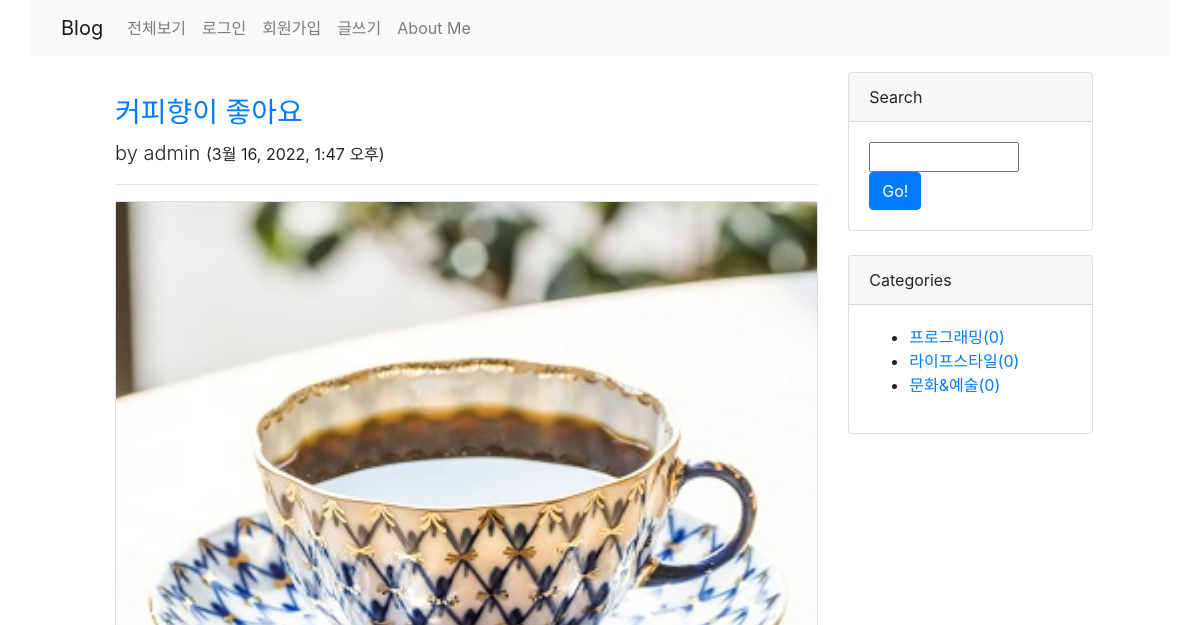
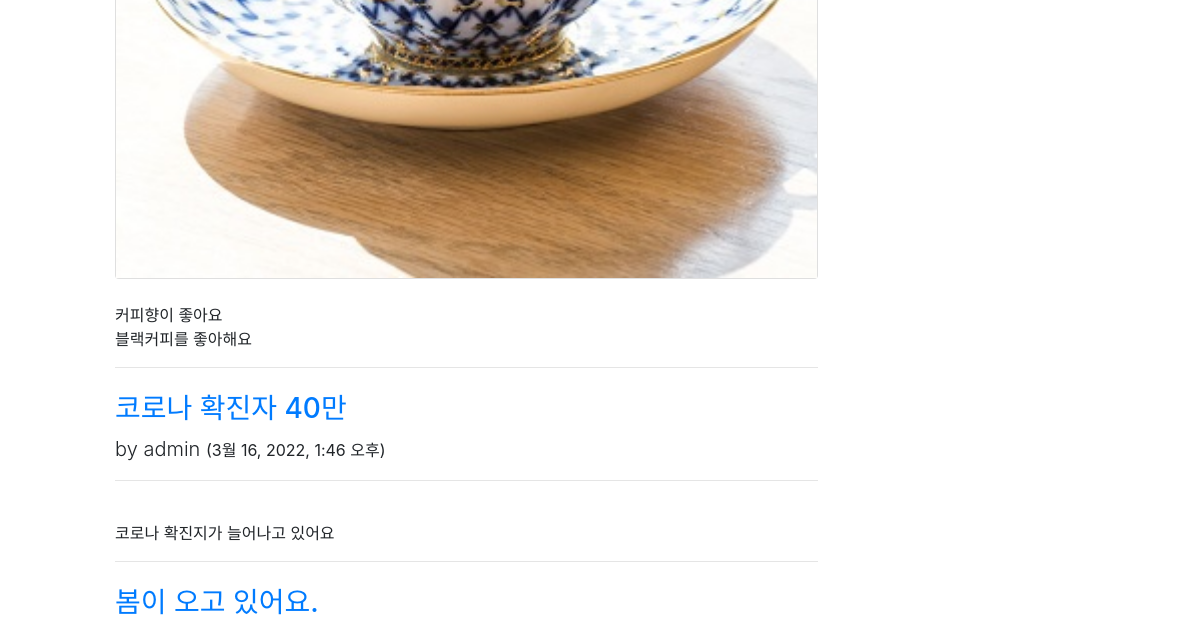
/blog/ (upper part), run on an earlier commit of the app's database (2 pictures, top to bottom).
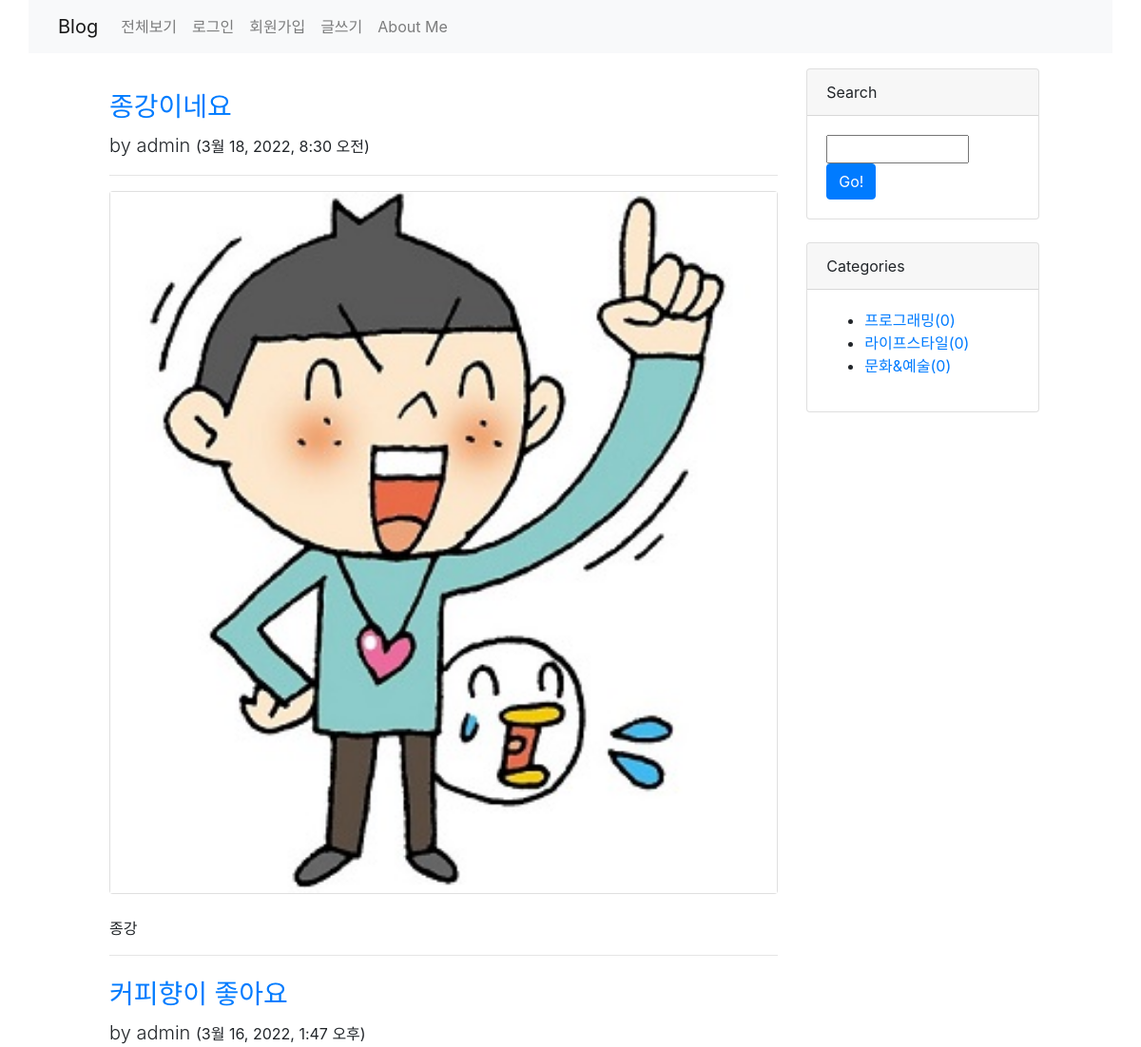
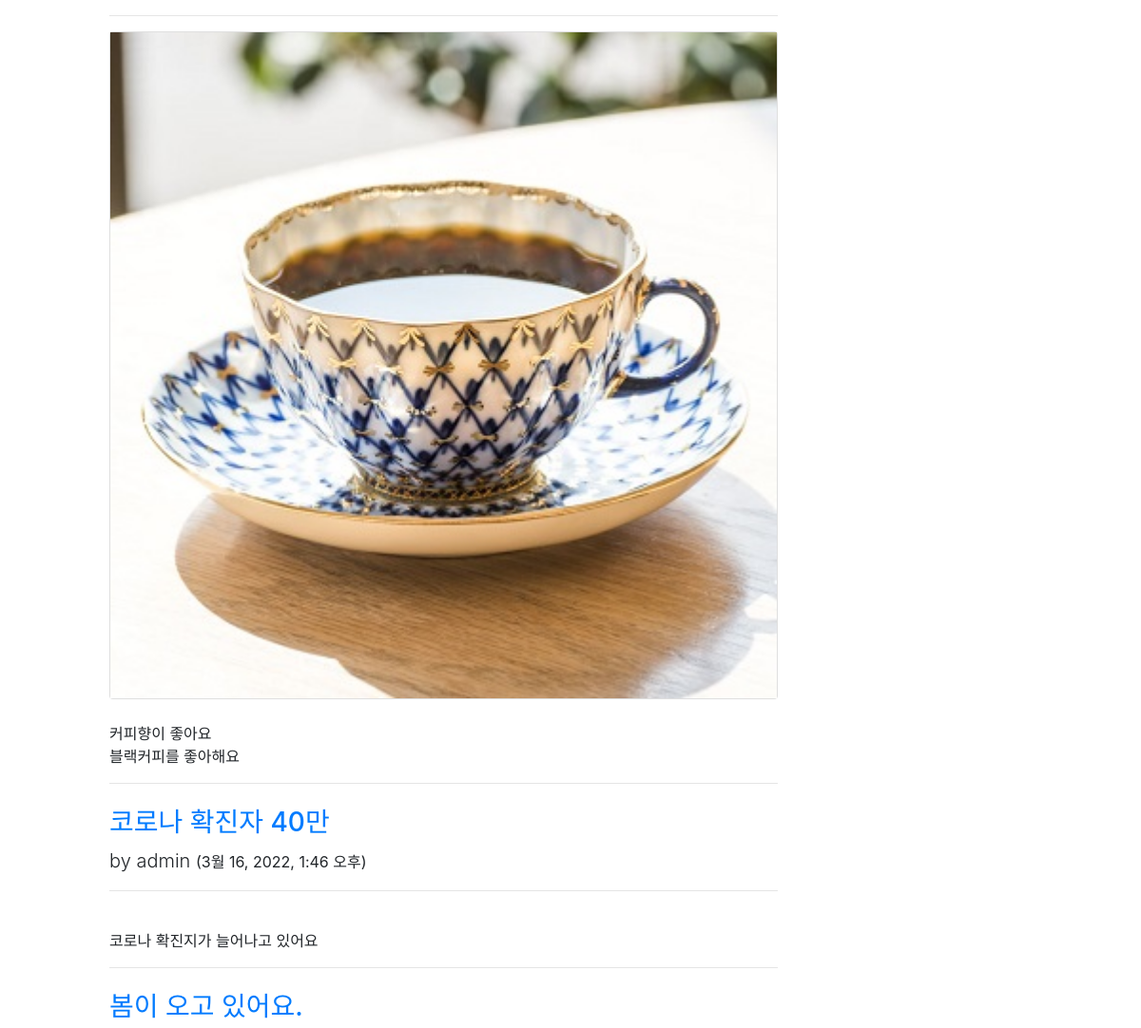
And on a later commit of the database (2 pictures, top to bottom).
### blog/models.py (models this page shows, shortened)
class Post(models.Model):
    author = models.ForeignKey(User, on_delete=models.CASCADE)   # 글쓴이
    title = models.CharField(max_length=100)                     # 포스트 제목
    content = models.TextField()                                 # 포스트 내용
    pub_date = models.DateTimeField()                            # 작성일
    modify_date = models.DateTimeField(null=True, blank=True)    # 수정일
    photo = models.ImageField(upload_to='blog/images/%Y/%m/%d/',
                              null=True, blank=True)             # 사진
    category = models.ForeignKey(Category, null=True, blank=True,
                            on_delete=models.SET_NULL)           # 카테고리

class Category(models.Model):
    name = models.CharField(max_length=50, unique=True)
    slug = models.SlugField(max_length=200, unique=True, allow_unicode=True)
    def __str__(self):
        return self.name
    def get_absolute_url(self):
        return f'/blog/category/{self.slug}/'
    class Meta:
        verbose_name_plural = 'Categories'

### blog/views.py (the view, shortened to what this page needs)
# urls.py: path('', views.postlist, name='postlist'),
def postlist(request):
    post_list = Post.objects.order_by('-pub_date')
    page = request.GET.get('page', 1)
    kw = request.GET.get('kw', '')
    paginator = Paginator(post_list, 5)
    page_obj = paginator.get_page(page)
    context = {
        'post_list':page_obj,
        'categories': Category.objects.all()
    }
    return render(request, 'blog/post_list.html', context)

### templates/blog/post_list.html (shortened to what this page needs)
{% extends 'base.html' %}
{% block content %}
<section>
<div class="container">
    <div class="row my-3">
        <div class="col-md-8">
        {% if post_list %}
            {% for post in post_list %}
                <h3 class="mt-4">
                    <a href="{% url 'blog:detail' post.id %}">
                    {{ post.title }}
                    </a>
                </h3>
                <p class="lead">
                    by {{ post.author }} <small>({{ post.pub_date }})</small>
                </p>
                <hr>
                {% if post.photo %}
                <div class="card">
                    <img src="{{ post.photo.url }}">
                </div>
                {% endif %}
                <p style="white-space:pre-line;">
                    {{ post.content }}
                </p>
                <hr>
            {% endfor %}
        {% else %}
            <p>포스트가 없습니다.</p>
        {% endif %}
        </div>
        <div class="col-lg-3">
            <div class="card mb-4">
                <div class="card-header">Search</div>
                    <div class="card-body">
                        <div class="input-group">
                            <input type="text" class="kw" value="{{ kw|default_if_none:'' }}" style="width:150px;">&nbsp;&nbsp;
                            <button type="button" id="btn_search"
                                    class="btn btn-primary" >Go!</button>
                        </div>
                    </div>
            </div>
            <div class="card mb-4" id="categories-card">
                <div class="card-header">Categories</div>
                <div class="card-body">
                    <ul>
                        {% for category in categories %}
                        <li>
                            <a href="{{ category.get_absolute_url }}">
                                {{ category }}({{ category.post_set.count }})
                            </a>
                        </li>
                        {% endfor %}
                    </ul>
                </div>
            </div>
        </div>
    </div>
</div>
</section>
{% endblock %}

### templates/base.html (shortened to what this page needs)
{% load static %}
<html lang="ko">
<head>
    <link rel="stylesheet" href="{% static 'blog/css/bootstrap.css' %}">
    <link rel="stylesheet" href="{% static 'blog/css/style.css' %}">
</head>
<body>
{% include 'navbar.html' %}
{% block content %}{% endblock %}
</body>
</html>

### templates/navbar.html (shortened to what this page needs)
<nav class="navbar navbar-expand-lg navbar-light bg-light container">
  <div class="container-fluid">
    <a class="navbar-brand" href="{% url 'aboutme:index' %}">Blog</a>
    <div class="collapse navbar-collapse" id="navbarNav">
      <ul class="navbar-nav me-auto mb-2 mb-lg-0">
        <li class="nav-item">
          <a class="nav-link" href="{% url 'blog:postlist' %}">전체보기</a>
        </li>
        <li class="nav-item">
          {% if user.is_authenticated %}
            <a class="nav-link" href="{% url 'common:logout' %}">({{ user.username }})로그아웃</a>
          {% else %}
            <a class="nav-link" href="{% url 'common:login' %}">로그인</a>
          {% endif %}
        </li>
        <li class="nav-item">
          <a class="nav-link" href="{% url 'common:signup' %}">회원가입</a>
        </li>
        <li class="nav-item">
          <a class="nav-link" href="{% url 'blog:post_create' %}">글쓰기</a>
        </li>
        <li class="nav-item">
          <a class="nav-link" href="{% url 'aboutme:profile' %}">About Me</a>
        </li>
      </ul>
    </div>
  </div>
</nav>

### static/blog/css/style.css (style rules this page uses)
section { margin-left:100px }

What changed in the data, as far as the page shows it:
added Post: title "종강이네요", author "admin", pub_date "3월 18, 2022, 8:30 오전", photo (picture), content "종강"
